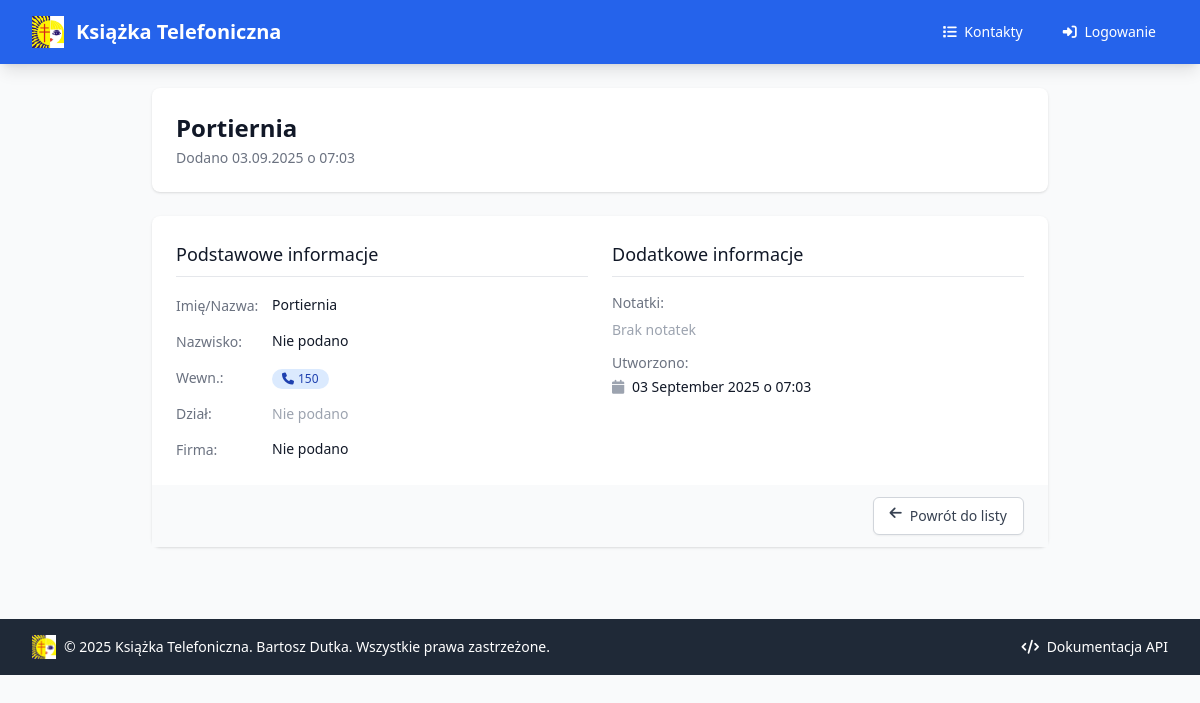
Page /kontakty/2bc542a9-6d94-4f15-a430-86c1eb453d87 on the earlier database version.
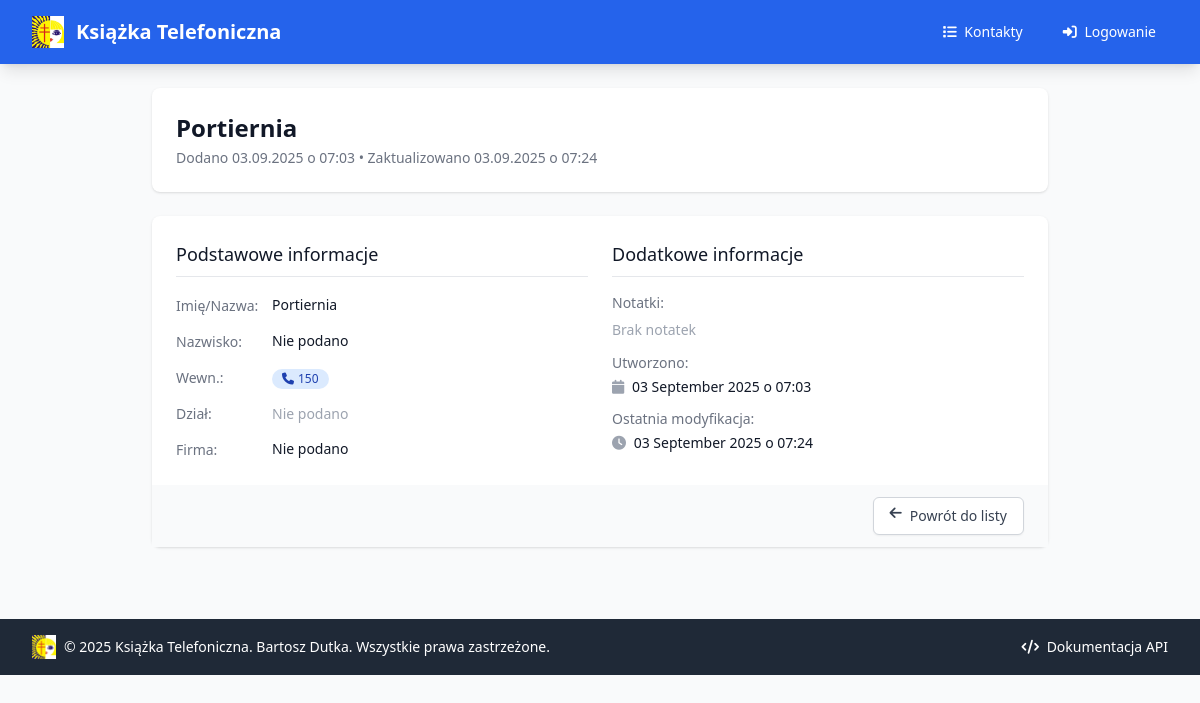
Same page on the later database version.
### app/models/contact.py (models this page shows)
class ContactBase(SQLModel):
    imie: Optional[str] = Field(default=None, description="Imię lub nazwa kontaktu")
    nazwisko: Optional[str] = Field(default=None, description="Nazwisko kontaktu")
    numer_wewnetrzny: str = Field(
        unique=True,
        index=True,
        description="Unikalny numer wewnętrzny firmy"
    )
    dzial: Optional[str] = Field(default=None, index=True, description="Nazwa działu")
    firma: Optional[str] = Field(default=None, description="Nazwa firmy")
    notatki: Optional[str] = Field(default=None, description="Dodatkowe notatki")

class Contact(ContactBase, table=True):
    __tablename__ = "kontakty"
    id: Optional[str] = Field(
        default_factory=lambda: str(uuid.uuid4()),
        primary_key=True,
        description="Unikalny identyfikator kontaktu"
    )
    created_at: datetime = Field(
        default_factory=datetime.utcnow,
        description="Data utworzenia kontaktu"
    )
    updated_at: datetime = Field(
        default_factory=datetime.utcnow,
        description="Data ostatniej modyfikacji"
    )

### app/routers/contacts.py (the view)
@router.get("/kontakty/{contact_id}", response_class=HTMLResponse, name="contact_detail")
async def contact_detail(
    request: Request,
    contact_id: str,
    session: Session = Depends(get_session)
):
    contact = session.get(Contact, contact_id)
    if not contact:
        raise HTTPException(status_code=404, detail="Kontakt nie został znaleziony")
    user = get_current_user(request)
    contact_name = ""
    if contact.imie or contact.nazwisko:
        contact_name = f"{contact.imie or ''} {contact.nazwisko or ''}".strip()
    else:
        contact_name = "Kontakt bez nazwy"
    return templates.TemplateResponse(
        "contacts/detail.html",
        {
            "request": request,
            "title": f"{contact_name} - Książka Telefoniczna",
            "contact": contact,
            "user": user
        }
    )

### app/templates/contacts/detail.html (shortened to what this page needs)
{% extends "base.html" %}
{% block content %}
<div class="max-w-4xl mx-auto">
    <div class="bg-white shadow rounded-lg mb-6">
        <div class="px-4 py-5 sm:p-6">
            <div class="flex items-center justify-between">
                <div>
                    <h1 class="text-2xl font-bold text-gray-900">
                        {% if contact.imie or contact.nazwisko %}
                            {{ contact.imie or '' }} {{ contact.nazwisko or '' }}
                        {% else %}
                            Kontakt bez nazwy
                        {% endif %}
                    </h1>
                    <p class="mt-1 text-sm text-gray-500">
                        Dodano {{ contact.created_at.strftime('%d.%m.%Y o %H:%M') }}
                        {% if contact.updated_at != contact.created_at %}
                        • Zaktualizowano {{ contact.updated_at.strftime('%d.%m.%Y o %H:%M') }}
                        {% endif %}
                    </p>
                </div>
            </div>
        </div>
    </div>
    <div class="bg-white shadow rounded-lg">
        <div class="px-4 py-5 sm:p-6">
            <div class="grid grid-cols-1 md:grid-cols-2 gap-6">
                <div class="space-y-4">
                    <h3 class="text-lg font-medium text-gray-900 border-b border-gray-200 pb-2">
                        Podstawowe informacje
                    </h3>
                    <div class="space-y-3">
                        <div class="flex items-center">
                            <div class="flex-shrink-0 w-24">
                                <span class="text-sm font-medium text-gray-500">Imię/Nazwa:</span>
                            </div>
                            <div class="text-sm text-gray-900">{{ contact.imie or "Nie podano" }}</div>
                        </div>
                        <div class="flex items-center">
                            <div class="flex-shrink-0 w-24">
                                <span class="text-sm font-medium text-gray-500">Nazwisko:</span>
                            </div>
                            <div class="text-sm text-gray-900">{{ contact.nazwisko or "Nie podano" }}</div>
                        </div>
                        <div class="flex items-center">
                            <div class="flex-shrink-0 w-24">
                                <span class="text-sm font-medium text-gray-500">Wewn.:</span>
                            </div>
                            <div>
                                <span class="inline-flex items-center px-2.5 py-0.5 rounded-full text-xs font-medium bg-blue-100 text-blue-800">
                                    <i class="fas fa-phone mr-1"></i>
                                    {{ contact.numer_wewnetrzny }}
                                </span>
                            </div>
                        </div>
                        <div class="flex items-center">
                            <div class="flex-shrink-0 w-24">
                                <span class="text-sm font-medium text-gray-500">Dział:</span>
                            </div>
                            <div>
                                {% if contact.dzial %}
                                    <span class="inline-flex items-center px-2.5 py-0.5 rounded-full text-xs font-medium bg-gray-100 text-gray-800">
                                        {{ contact.dzial }}
                                    </span>
                                {% else %}
                                    <span class="text-sm text-gray-400">Nie podano</span>
                                {% endif %}
                            </div>
                        </div>
                        <div class="flex items-center">
                            <div class="flex-shrink-0 w-24">
                                <span class="text-sm font-medium text-gray-500">Firma:</span>
                            </div>
                            <div class="text-sm text-gray-900">
                                {{ contact.firma or "Nie podano" }}
                            </div>
                        </div>
                    </div>
                </div>
                <div class="space-y-4">
                    <h3 class="text-lg font-medium text-gray-900 border-b border-gray-200 pb-2">
                        Dodatkowe informacje
                    </h3>
                    <div class="space-y-3">
                        <div>
                            <span class="text-sm font-medium text-gray-500 block mb-1">Notatki:</span>
                            {% if contact.notatki %}
                                <div class="text-sm text-gray-900 bg-gray-50 p-3 rounded-md">
                                    {{ contact.notatki|replace('\n', '<br>')|safe }}
                                </div>
                            {% else %}
                                <span class="text-sm text-gray-400">Brak notatek</span>
                            {% endif %}
                        </div>
                        <div>
                            <span class="text-sm font-medium text-gray-500 block mb-1">Utworzono:</span>
                            <div class="text-sm text-gray-900">
                                <i class="fas fa-calendar mr-1 text-gray-400"></i>
                                {{ contact.created_at.strftime('%d %B %Y o %H:%M') }}
                            </div>
                        </div>
                        {% if contact.updated_at != contact.created_at %}
                            <div>
                                <span class="text-sm font-medium text-gray-500 block mb-1">Ostatnia modyfikacja:</span>
                                <div class="text-sm text-gray-900">
                                    <i class="fas fa-clock mr-1 text-gray-400"></i>
                                    {{ contact.updated_at.strftime('%d %B %Y o %H:%M') }}
                                </div>
                            </div>
                        {% endif %}
                    </div>
                </div>
            </div>
        </div>
        <div class="bg-gray-50 px-4 py-3 sm:px-6 sm:flex sm:flex-row-reverse">
            <a
                href="/kontakty"
                class="w-full inline-flex justify-center rounded-md border border-gray-300 shadow-sm px-4 py-2 bg-white text-base font-medium text-gray-700 hover:bg-gray-50 focus:outline-none focus:ring-2 focus:ring-offset-2 focus:ring-blue-500 sm:ml-3 sm:w-auto sm:text-sm"
            >
                <i class="fas fa-arrow-left mr-2"></i>
                Powrót do listy
            </a>
        </div>
    </div>
</div>
{% endblock %}

### app/templates/base.html (shortened to what this page needs)
<!DOCTYPE html>
<html lang="pl">
<head>
    <script src="https://cdn.tailwindcss.com"></script>
    <link rel="stylesheet" href="https://cdnjs.cloudflare.com/ajax/libs/font-awesome/6.4.0/css/all.min.css">
</head>
<body class="bg-gray-50 min-h-screen">
    <nav class="bg-blue-600 text-white shadow-lg">
        <div class="max-w-7xl mx-auto px-4 sm:px-6 lg:px-8">
            <div class="flex justify-between h-16">
                <div class="flex items-center">
                    <a href="/kontakty" class="flex items-center space-x-3">
                        <img src="/static/logo.png" alt="Logo Książki Telefonicznej" class="h-8 w-8 object-contain">
                        <span class="text-xl font-bold">Książka Telefoniczna</span>
                    </a>
                </div>
                <div class="flex items-center space-x-4">
                    <a href="/kontakty" class="hover:bg-blue-700 px-3 py-2 rounded-md text-sm font-medium">
                        <i class="fas fa-list mr-1"></i>
                        Kontakty
                    </a>
                    {% if user %}
                        <a href="/kontakty/nowy" class="hover:bg-blue-700 px-3 py-2 rounded-md text-sm font-medium">
                            <i class="fas fa-plus mr-1"></i>
                            Nowy kontakt
                        </a>
                        <a href="/wyloguj" class="hover:bg-blue-700 px-3 py-2 rounded-md text-sm font-medium">
                            <i class="fas fa-sign-out-alt mr-1"></i>
                            Wyloguj
                        </a>
                    {% else %}
                        <a href="/logowanie" class="hover:bg-blue-700 px-3 py-2 rounded-md text-sm font-medium">
                            <i class="fas fa-sign-in-alt mr-1"></i>
                            Logowanie
                        </a>
                    {% endif %}
                </div>
            </div>
        </div>
    </nav>
    <main class="max-w-7xl mx-auto py-6 sm:px-6 lg:px-8">
        {% block content %}{% endblock %}
    </main>
    <footer class="bg-gray-800 text-white mt-12">
        <div class="max-w-7xl mx-auto py-4 px-4 sm:px-6 lg:px-8">
            <div class="flex justify-between items-center">
                <div class="flex items-center space-x-2">
                    <img src="/static/logo.png" alt="Logo Książki Telefonicznej" class="h-6 w-6 object-contain">
                    <p class="text-sm">© 2025 Książka Telefoniczna. Bartosz Dutka. Wszystkie prawa zastrzeżone.</p>
                </div>
                <p class="text-sm">
                    <a href="/docs" class="hover:text-gray-300">
                        <i class="fas fa-code mr-1"></i>
                        Dokumentacja API
                    </a>
                </p>
            </div>
        </div>
    </footer>
</body>
</html>

Differences in the rows shown:
changed Contact "Portiernia": updated_at (not shown) → "03.09.2025 o 07:24"; updated_at (not shown) → "03 September 2025 o 07:24"
Other differences:
text now shown: "• Zaktualizowano Ostatnia modyfikacja:"
